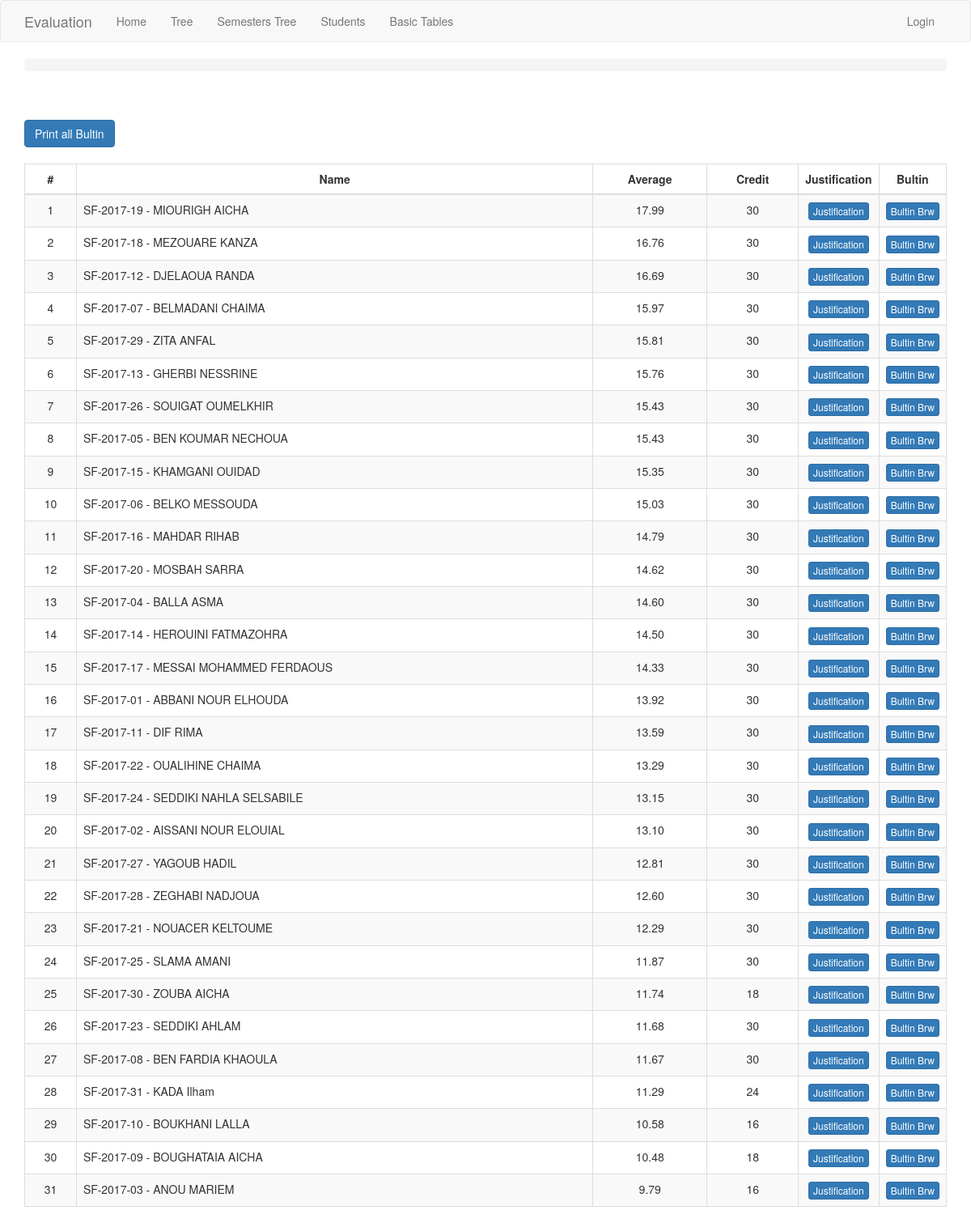
The page /session/1/classement/ on the database its author committed.
### app/models.py (models this page shows, shortened)
class StudentSession(db.Model):
    __tablename__ = 'student_session'
    id = db.Column(db.Integer, primary_key=True)
    timestamp = db.Column(db.DateTime, index=True, default=datetime.utcnow)
    student_id = db.Column(db.Integer, db.ForeignKey('student.id'))
    average = db.Column(db.Numeric(10,2))
    credit = db.Column(db.Integer)
    calculation = db.Column(db.String(100))
    student = db.relationship("Student", back_populates="student_sessions")
    session_id = db.Column(db.Integer, db.ForeignKey('session.id'))
    session = db.relationship('Session', back_populates='student_sessions')
    grades = db.relationship('Grade', back_populates='student_session')
    grade_units = db.relationship('GradeUnit', back_populates='student_session')

class Student(db.Model):
    id = db.Column(db.Integer, primary_key=True)
    username = db.Column(db.String(20), index=True, unique=True) # matricule
    last_name = db.Column(db.String(45), index=True)
    first_name = db.Column(db.String(45), index=True)
    email = db.Column(db.String(120))
    birth_date = db.Column(db.Date)
    birth_place = db.Column(db.String(45))
    address =  db.Column(db.String(120))
    photo = db.Column(db.String(250))
    last_name_arab = db.Column(db.String(100))
    first_name_arab = db.Column(db.String(100))
    sex = db.Column(db.String(20))
    residency = db.Column(db.String(20))
    phones = db.relationship('Phone', backref='student')
    create_time = db.Column(db.DateTime, default=datetime.utcnow)
    update_time = db.Column(db.DateTime, default=datetime.utcnow)
    branch_id = db.Column(db.Integer, db.ForeignKey('branch.id'))
    wilaya_id = db.Column(db.Integer, db.ForeignKey('wilaya.id'))
    student_sessions = db.relationship('StudentSession', back_populates='student')
    annual_grades = db.relationship('AnnualGrade', backref='student')

### app/routesCalculation.py (the view)
@app.route('/session/<session_id>/classement/', methods=['GET', 'POST'])
@register_breadcrumb(app, '.tree.session.classement', 'Classement')
def classement(session_id):
    students_session = StudentSession.query\
        .filter_by(session_id=session_id)\
        .order_by(StudentSession.average.desc()).all()
    return render_template('session/classement.html', title='Session', session_id=session_id, students_session=students_session)

### app/templates/session/classement.html (shortened to what this page needs)
{% extends "base.html" %}
{% import 'bootstrap/wtf.html' as wtf %}
{% block styles %}
  {{super()}}
{% endblock %}
{% block app_content %}
  <div class="">
    <a href ="{{ url_for('bultin_semester_print_all', session_id=session_id) }}"
       class="btn btn-primary" target="_blank" role="button">Print all Bultin</a>
    <table id="classement-justification" class="table table-striped table-bordered">
      <thead>
        <tr>
          <th scope="col" class="center">#</th>
          <th scope="col" class="center">Name</th>
          <th scope="col" class="center">Average</th>
          <th scope="col" class="center">Credit</th>
          <th scope="col" class="center smallCell">Justification</th>
          <th scope="col" class="center smallCell">Bultin</th>
        </tr>
      </thead>
      <tbody>
      {% for student_session in students_session %}
        <tr>
          <td align="middle">{{ loop.index }}</td>
          <td>{{ student_session.student.username }} - {{ student_session.student.last_name }} {{ student_session.student.first_name }}</td>
          <td align="middle">{{ student_session.average | replace('None', '') }}</td>
          <td align="middle">{{ student_session.credit | replace('None', '') }}</td>
          <td align="middle">
            <a href ="{{ url_for('justification', session_id=student_session.session_id, student_id=student_session.student_id) }}"
                  class="btn btn-primary btn-xs" role="button">Justification</a>
          </td>
          <td align="middle">
            <a href ="{{ url_for('bultin_semester_print', session_id=student_session.session_id, student_id=student_session.student_id) }}" target="_blank"
                  class="btn btn-primary btn-xs" role="button">Bultin Brw</a>
          </td>
        </tr>
      {% endfor %}
      </tbody>
    </table>
  </div>
{% endblock %}

### app/templates/session/classement.html (style rules this page uses)
.center { text-align: center; }
.smallCell { width: 1px; white-space: nowrap; }

### rows shown on the page
StudentSession: student.username "SF-2017-19", student.last_name "MIOURIGH", student.first_name "AICHA", average "17.99", credit "30"
StudentSession: student.username "SF-2017-18", student.last_name "MEZOUARE", student.first_name "KANZA", average "16.76", credit "30"
StudentSession: student.username "SF-2017-12", student.last_name "DJELAOUA", student.first_name "RANDA", average "16.69", credit "30"
StudentSession: student.username "SF-2017-07", student.last_name "BELMADANI", student.first_name "CHAIMA", average "15.97", credit "30"
StudentSession: student.username "SF-2017-29", student.last_name "ZITA", student.first_name "ANFAL", average "15.81", credit "30"
StudentSession: student.username "SF-2017-13", student.last_name "GHERBI", student.first_name "NESSRINE", average "15.76", credit "30"
StudentSession: student.username "SF-2017-26", student.last_name "SOUIGAT", student.first_name "OUMELKHIR", average "15.43", credit "30"
StudentSession: student.username "SF-2017-05", student.last_name "BEN KOUMAR", student.first_name "NECHOUA", average "15.43", credit "30"
StudentSession: student.username "SF-2017-15", student.last_name "KHAMGANI", student.first_name "OUIDAD", average "15.35", credit "30"
StudentSession: student.username "SF-2017-06", student.last_name "BELKO", student.first_name "MESSOUDA", average "15.03", credit "30"
StudentSession: student.username "SF-2017-16", student.last_name "MAHDAR", student.first_name "RIHAB", average "14.79", credit "30"
StudentSession: student.username "SF-2017-20", student.last_name "MOSBAH", student.first_name "SARRA", average "14.62", credit "30"
StudentSession: student.username "SF-2017-04", student.last_name "BALLA", student.first_name "ASMA", average "14.60", credit "30"
StudentSession: student.username "SF-2017-14", student.last_name "HEROUINI", student.first_name "FATMAZOHRA", average "14.50", credit "30"
StudentSession: student.username "SF-2017-17", student.last_name "MESSAI MOHAMMED", student.first_name "FERDAOUS", average "14.33", credit "30"
StudentSession: student.username "SF-2017-01", student.last_name "ABBANI", student.first_name "NOUR ELHOUDA", average "13.92", credit "30"
StudentSession: student.username "SF-2017-11", student.last_name "DIF", student.first_name "RIMA", average "13.59", credit "30"
StudentSession: student.username "SF-2017-22", student.last_name "OUALIHINE", student.first_name "CHAIMA", average "13.29", credit "30"
StudentSession: student.username "SF-2017-24", student.last_name "SEDDIKI", student.first_name "NAHLA SELSABILE", average "13.15", credit "30"
StudentSession: student.username "SF-2017-02", student.last_name "AISSANI", student.first_name "NOUR ELOUIAL", average "13.10", credit "30"
StudentSession: student.username "SF-2017-27", student.last_name "YAGOUB", student.first_name "HADIL", average "12.81", credit "30"
StudentSession: student.username "SF-2017-28", student.last_name "ZEGHABI", student.first_name "NADJOUA", average "12.60", credit "30"
StudentSession: student.username "SF-2017-21", student.last_name "NOUACER", student.first_name "KELTOUME", average "12.29", credit "30"
StudentSession: student.username "SF-2017-25", student.last_name "SLAMA", student.first_name "AMANI", average "11.87", credit "30"
StudentSession: student.username "SF-2017-30", student.last_name "ZOUBA", student.first_name "AICHA", average "11.74", credit "18"
StudentSession: student.username "SF-2017-23", student.last_name "SEDDIKI", student.first_name "AHLAM", average "11.68", credit "30"
StudentSession: student.username "SF-2017-08", student.last_name "BEN FARDIA", student.first_name "KHAOULA", average "11.67", credit "30"
StudentSession: student.username "SF-2017-31", student.last_name "KADA", student.first_name "Ilham", average "11.29", credit "24"
StudentSession: student.username "SF-2017-10", student.last_name "BOUKHANI", student.first_name "LALLA", average "10.58", credit "16"
StudentSession: student.username "SF-2017-09", student.last_name "BOUGHATAIA", student.first_name "AICHA", average "10.48", credit "18"
StudentSession: student.username "SF-2017-03", student.last_name "ANOU", student.first_name "MARIEM", average "9.79", credit "16"
